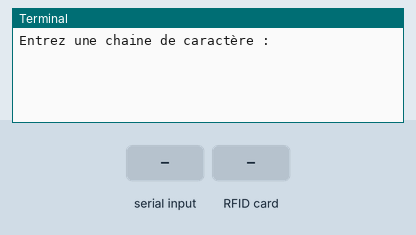
Recording of a program running on a simulated Raspberry Pi (header pin numbers). Shown: the last lines printed to the terminal. Inputs (shaded band) come from the test bench. The RFID card's data blocks start empty. At 2.8 s the program stops and its outputs stay as they are.

Above: at 1.2 s.
1.3 s: "5" typed at the terminal, then Enter
At 2.1 s:
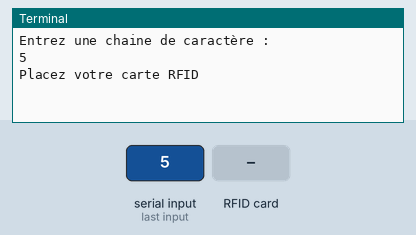
2.8 s: RFID card 5E 7A 19 C4 held to the reader
At 4.0 s:
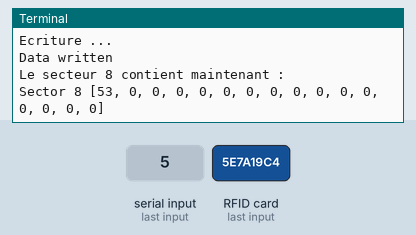

The program:

Ecriture.py
```python
#!/usr/bin/env python
# -*- coding: utf8 -*-
# Version modifiee de la librairie https://github.com/mxgxw/MFRC522-python

import RPi.GPIO as GPIO
import MFRC522
import signal

continue_reading = True

# Fonction qui arrete la lecture proprement
def end_read(signal,frame):
    global continue_reading
    print ("Lecture terminée")
    continue_reading = False
    GPIO.cleanup()

signal.signal(signal.SIGINT, end_read)
MIFAREReader = MFRC522.MFRC522()

data = []
texte = raw_input("Entrez une chaine de caractère :\n")
for c in texte:
    if (len(data)<16):
        data.append(int(ord(c)))
while(len(data)!=16):
    data.append(0)
print ("Placez votre carte RFID")

while continue_reading:

    # Detecter les tags
    (status,TagType) = MIFAREReader.MFRC522_Request(MIFAREReader.PICC_REQIDL)

    # Une carte est detectee
    if status == MIFAREReader.MI_OK:
        print ("Carte detectee")

    # Recuperation UID
    (status,uid) = MIFAREReader.MFRC522_Anticoll()

    if status == MIFAREReader.MI_OK:

        # Print UID
        print ("UID de la carte : "+str(uid[0])+"."+str(uid[1])+"."+str(uid[2])+"."+str(uid[3]))

        # Clee d authentification par defaut
        key = [0xFF,0xFF,0xFF,0xFF,0xFF,0xFF]

        # Selection du tag
        MIFAREReader.MFRC522_SelectTag(uid)

        # Authentification
        status = MIFAREReader.MFRC522_Auth(MIFAREReader.PICC_AUTHENT1A, 8, key, uid)

        if status == MIFAREReader.MI_OK:
            print ("Le secteur 8 contient actuellement : ")
            MIFAREReader.MFRC522_Read(8)

            print ("Ecriture ...")
            MIFAREReader.MFRC522_Write(8, data)

            print ("Le secteur 8 contient maintenant : ")
            MIFAREReader.MFRC522_Read(8)

            # Stop
            MIFAREReader.MFRC522_StopCrypto1()
            continue_reading = False

        else:
            print ("Erreur d authentication")
```

Measured:
- after the input at 1.3 s, the terminal: prints a new line at once (image 1)
- after the input at 2.8 s, the terminal: prints a new line at once (image 2)
